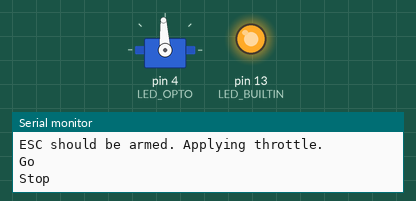
Recording of a program running on a simulated Teensy 4. Parts: servo, output pins drawn as LEDs (lit = HIGH), the last lines printed to the serial monitor.

Above: at 6.55 s.
At 13.95 s:
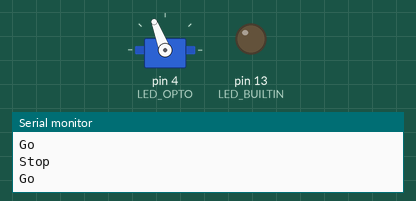
Timing chart, 0 to 16.3 s (numbered marks = the images above):
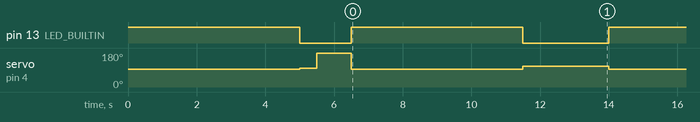

Measured:
- by itself, pin 13 (LED_BUILTIN): repeats every 7.5 s: HIGH 5.0 s, LOW 2.5 s
- by itself, servo on pin 4 (LED_OPTO): 93° → 98° at 5.0 s, → 180° 0.50 s later, → 93° 1.0 s later, → 111° 5.0 s later, … (35 changes in this stretch)

The program:

main.cpp
```cpp
/**
 * Blink
 *
 * Turns on an LED on for one second,
 * then off for one second, repeatedly.
 *
 * Source: https://docs.arduino.cc/learn/electronics/servo-motors/
 */

#include "Arduino.h"
#include "PWMServo.h"

#ifndef LED_BUILTIN
  #define LED_BUILTIN 13
#endif

#ifndef LED_OPTO
  #define LED_OPTO 4
#endif

PWMServo motor;

void setup() {
    Serial.begin(115200);
    pinMode(LED_BUILTIN, OUTPUT);
    digitalWrite(LED_BUILTIN, HIGH);

    motor.attach(LED_OPTO);
    motor.write(93);        // neutral
    Serial.println("Waiting for ESC to arm...");
    delay(5000);           // generous arming window — ESC will arm well within this
    Serial.println("ESC should be armed. Applying throttle.");
    digitalWrite(LED_BUILTIN, LOW);

    motor.write(98);       // minimum throttle throttle in setup
    delay(500);
    motor.write(90);        // back to neutral


    digitalWrite(LED_BUILTIN, LOW);
    motor.write(180);       // throttle = go
    Serial.println("Go");
    delay(1000);
}

void loop() {
    digitalWrite(LED_BUILTIN, HIGH);
    motor.write(93);        // neutral = stop
    Serial.println("Stop");
    delay(5000);

    digitalWrite(LED_BUILTIN, LOW);
    motor.write(111);       // throttle = go
    Serial.println("Go");
    delay(2500);
}
```
